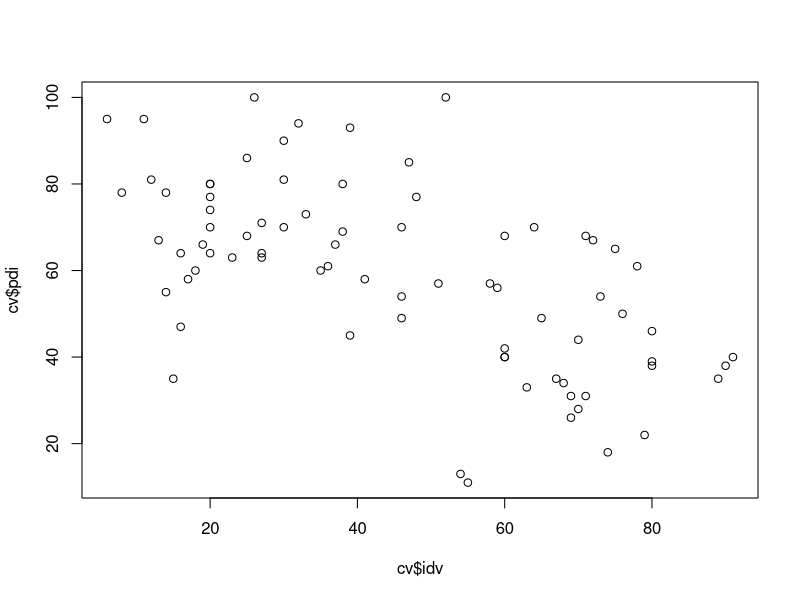
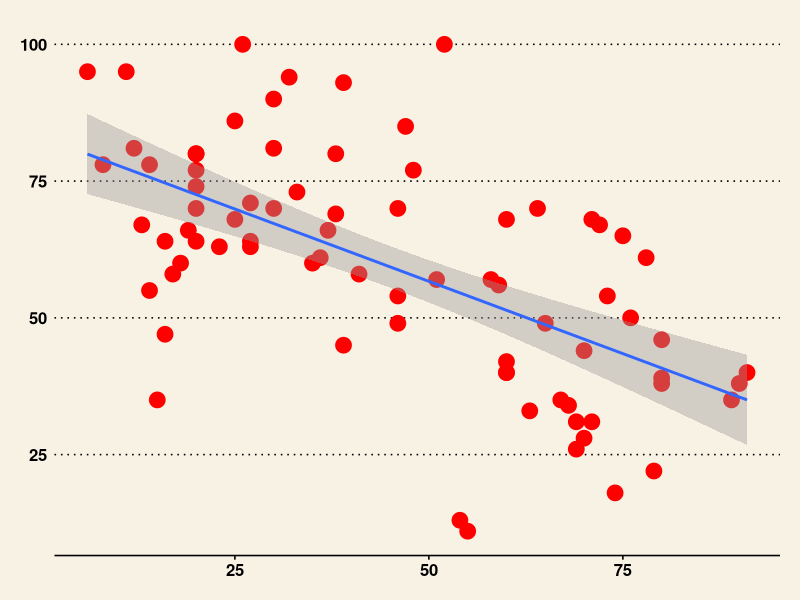
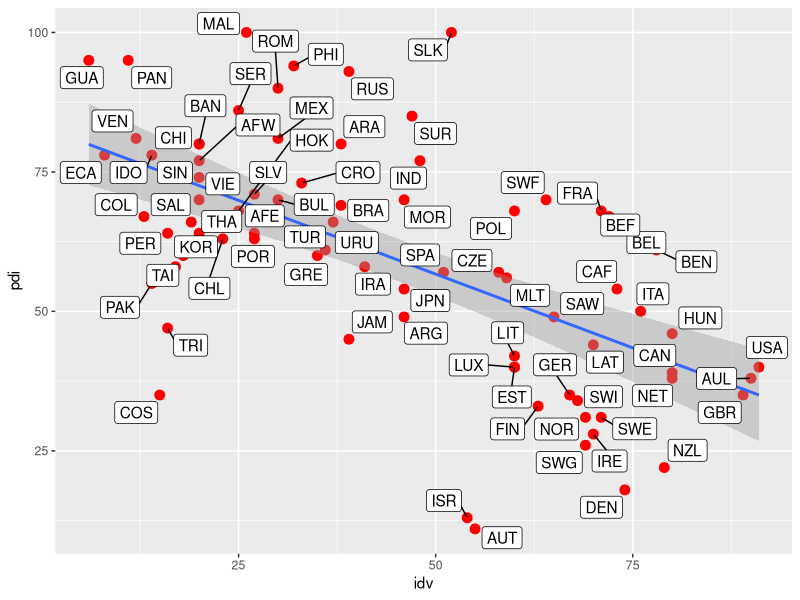
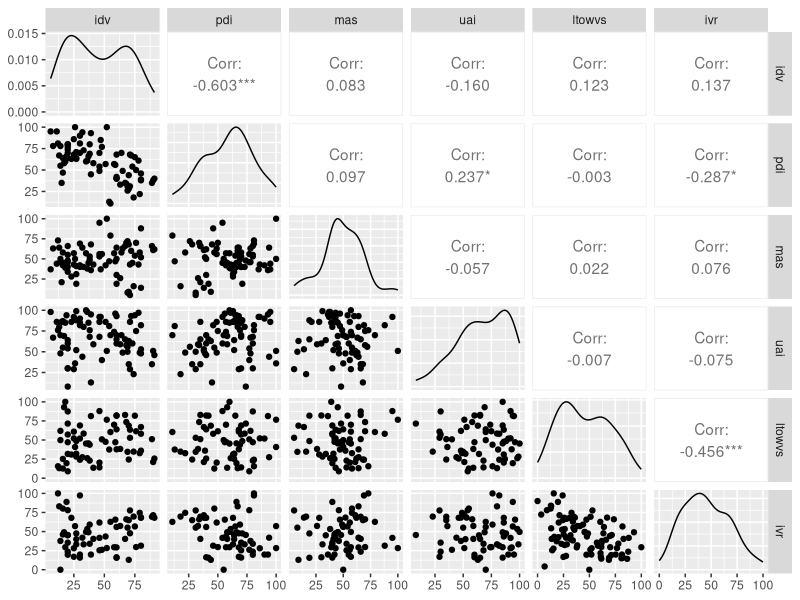
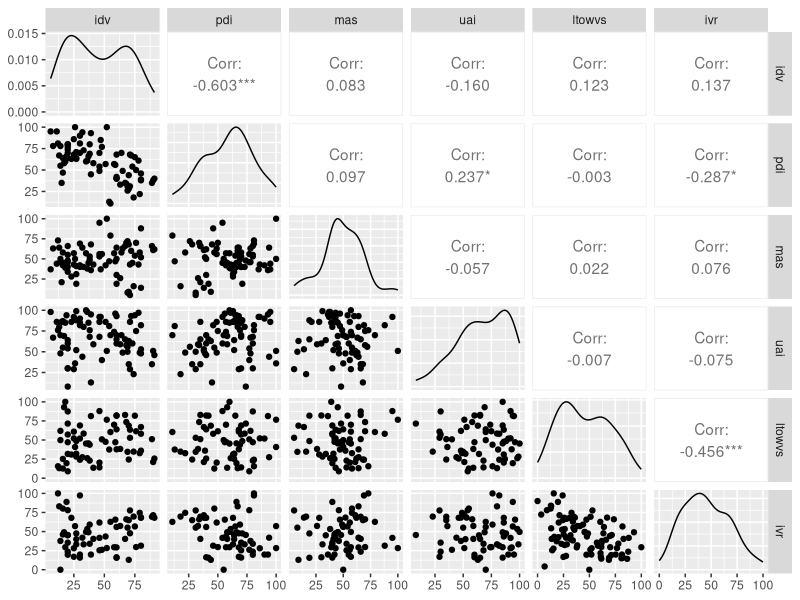
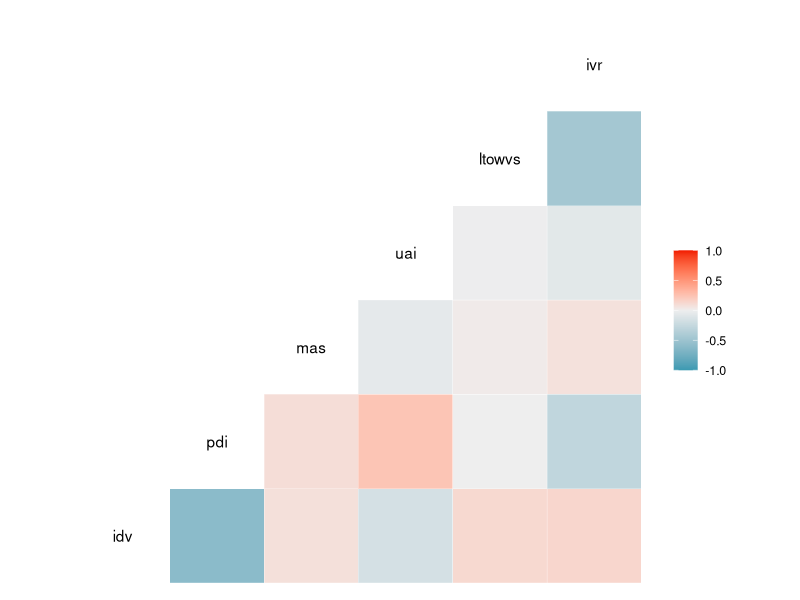
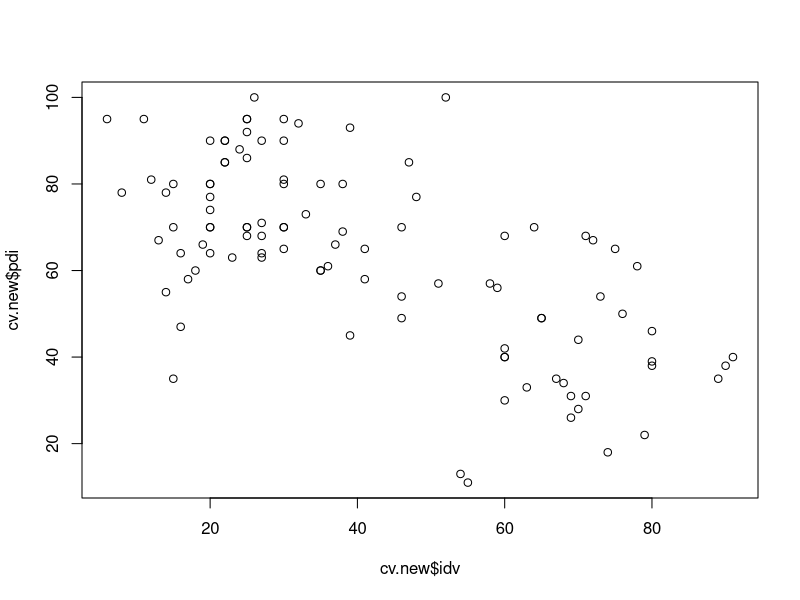
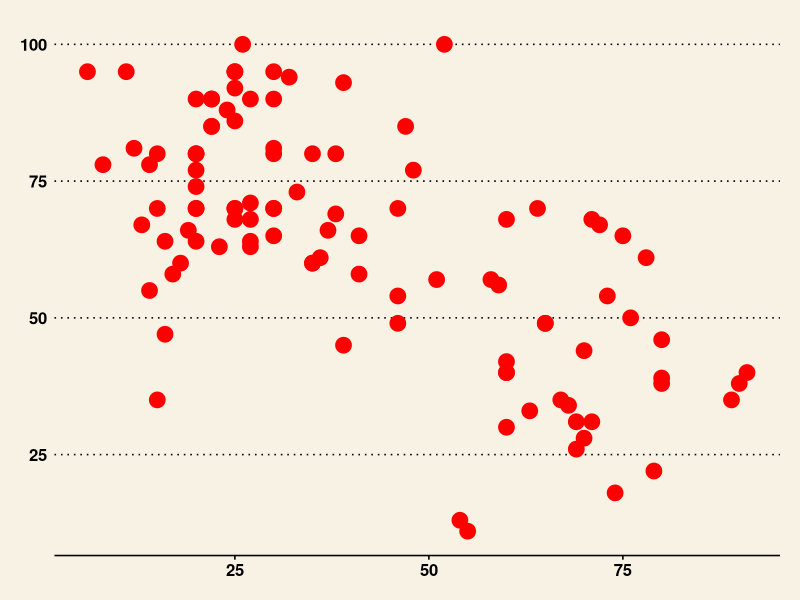

The R script that drew these images, in order: (Note: this script raises an error after producing the figures.)
## ---- chunk 1
library(tidyverse) # upload the package
library(ggthemes)
library(readxl)
## ---- chunk 2
cv <- read_excel("6-dimensions-for-website-2015-12-08-0-100.xls")
class(cv)

summary(cv)
head(cv)
mean(cv$idv, na.rm = TRUE)
## ---- chunk 3
plot(cv$idv, cv$pdi)

ggplot(data=cv, aes(x=idv, y=pdi)) +
  geom_point(size=5, col='red') +
  geom_smooth(method = lm) +
  theme_wsj()

## ---- chunk 4

#install.packages("ggrepel")
library(ggrepel)
cv %>% 
  ggplot(aes(x=idv, y=pdi))+
  geom_point(size=3, color='red')+ #cheatsheet: https://rstudio.com/wp-content/uploads/2015/12/ggplot2-cheatsheet-2.0.pdf
  geom_smooth(method = lm) +
  geom_label_repel(aes(label=ctr))
## ---- chunk 5
lm <- lm(pdi ~ idv, data = cv)
summary(lm)
## ---- chunk 6
#install.packages('GGally')
library(GGally)

ggpairs(cv, columns = c(4, 3, 5, 6, 7, 8))
help("ggpairs")

ggpairs(cv %>% select(idv, pdi, mas, uai, ltowvs, ivr))

ggcorr(cv %>% select(idv, pdi, mas, uai, ltowvs, ivr))

## ---- chunk 7

mlm <- lm(ivr ~ pdi + mas + uai + ltowvs + idv, data=cv)
mlm
summary(mlm)

## ---- chunk 8
# n-5-1 = df = 59 --> n = 59+6 = 65. + 25 = 90
(25/65) # 38% increase in sample size

## ---- chunk 9
cv.new <- read_excel("6-dimensions-for-website-2020-12-30-cov19.xls")
class(cv.new)

summary(cv.new)
head(cv.new)
mean(cv.new$idv, na.rm = TRUE)
## ---- chunk 10
plot(cv.new$idv, cv.new$pdi)

ggplot(data=cv.new, aes(x=idv, y=pdi)) +
  geom_point(size=5, col='red') +
  geom_smooth(method = lm) +
  theme_wsj()

## ---- chunk 11

#install.packages("ggrepel")
#library(ggrepel)
cv.new %>% 
  ggplot(aes(x=idv, y=pdi))+
  geom_point(size=3, color='red')+ #cheatsheet: https://rstudio.com/wp-content/uploads/2015/12/ggplot2-cheatsheet-2.0.pdf
  geom_smooth(method = lm) +
  geom_label_repel(aes(label=ctr))
## ---- chunk 12
lm.new <- lm(pdi ~ idv, data = cv.new)
summary(lm.new)
## ---- chunk 13
#install.packages('GGally')
library(GGally)

ggpairs(cv.new, columns = c(4, 3, 5, 6, 7, 8))
ggcorr(cv.new %>% select(idv, pdi, mas, uai, ltowvs, ivr))

## ---- chunk 14

mlm.new <- lm(ivr ~ pdi + mas + uai + ltowvs + idv, data=cv.new)
mlm.new
summary(mlm.new)

## ---- chunk 15
summary(cv.new)
#install.packages("psych")
#library(psych)
describe(cv.new$idv)
#help("describe")
describe(cv.new$idv, trim = .05, quant = c(.1, .25, .5, .75, .90))
plot(cv.new$idv, cv.new$case)
plot(cv.new$case)

describe(cv.new$case, trim = .05, quant = c(.1, .25, .5, .75, .90))
hist(cv.new$case)
hist(log(cv.new$case))
cv.new$lcase <- log(cv.new$case)
hist(cv.new$lcase)
describe(cv.new$lcase, trim = .05, quant = c(.1, .25, .5, .75, .90))

describe(cv.new$death, trim = .05, quant = c(.1, .25, .5, .75, .90))
hist(cv.new$death)
hist(log(cv.new$death))
cv.new$ldeath <- log(cv.new$death)
hist(cv.new$ldeath)
describe(cv.new$ldeath, trim = .05, quant = c(.1, .25, .5, .75, .90))

hist(cv.new$pop)
hist(log(cv.new$pop))
cv.new$lpop <- log(cv.new$pop)
hist(cv.new$lpop)

hist(cv.new$gdp)
hist(log(cv.new$gdp))
describe(log(cv.new$gdp), trim = .05, quant = c(.1, .25, .5, .75, .90))
cv.new$lgdp <- log(cv.new$gdp)
hist(cv.new$lgdp)

summary(cv.new$gdp)
summary(cv.new$gdp*1000000 / cv.new$pop)
cv.new$gdp_pc <- (cv.new$gdp*1000000) / cv.new$pop
describe(cv.new$gdp_pc, trim = .05, quant = c(.1, .25, .5, .75, .90))
hist(cv.new$gdp_pc)
hist(log(cv.new$gdp_pc))
describe(log(cv.new$gdp_pc), trim = .05, quant = c(.1, .25, .5, .75, .90))

cv.new$gpd_pc <- NULL

## ---- chunk 16
## Correlations
ggpairs(cv.new %>% select(case,death,lcase,ldeath,pop,lpop,gdp,gdp_pc,idv,pdi,mas,uai,ltowvs,ivr))

## 
